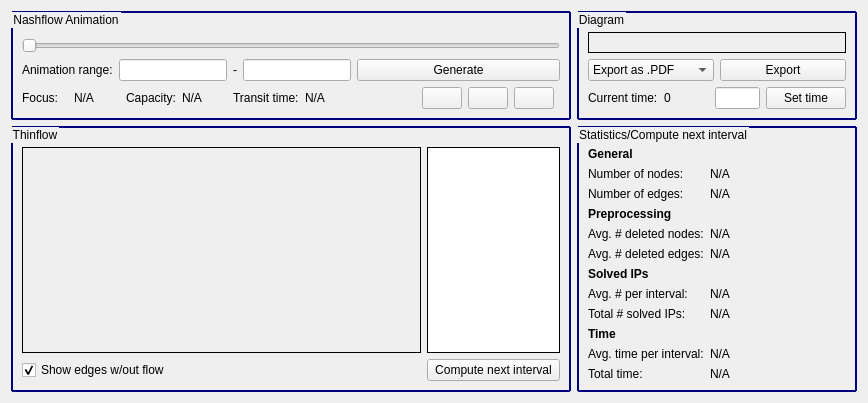
          <widget class="QWidget" name="tab_6">
           <attribute name="title">
            <string>Compute Nashflow</string>
           </attribute>
           <layout class="QGridLayout" name="gridLayout_12">
            <item row="0" column="0">
             <widget class="QGroupBox" name="groupBox_10">
              <property name="sizePolicy">
               <sizepolicy hsizetype="Preferred" vsizetype="Preferred">
                <horstretch>2</horstretch>
                <verstretch>4</verstretch>
               </sizepolicy>
              </property>
              <property name="styleSheet">
               <string notr="true">QGroupBox { 
     border: 2px solid rgb(0, 0, 127); 
     border-radius: 1px; 
 } </string>
              </property>
              <property name="title">
               <string>Nashflow Animation</string>
              </property>
              <layout class="QVBoxLayout" name="verticalLayout_9">
               <item>
                <spacer name="verticalSpacer_12">
                 <property name="orientation">
                  <enum>Qt::Vertical</enum>
                 </property>
                 <property name="sizeType">
                  <enum>QSizePolicy::Fixed</enum>
                 </property>
                 <property name="sizeHint" stdset="0">
                  <size>
                   <width>20</width>
                   <height>10</height>
                  </size>
                 </property>
                </spacer>
               </item>
               <item>
                <widget class="QFrame" name="plotAnimationFrame_spillback">
                 <property name="sizePolicy">
                  <sizepolicy hsizetype="Preferred" vsizetype="Preferred">
                   <horstretch>0</horstretch>
                   <verstretch>2</verstretch>
                  </sizepolicy>
                 </property>
                 <property name="frameShape">
                  <enum>QFrame::Box</enum>
                 </property>
                </widget>
               </item>
               <item>
                <widget class="QSlider" name="timeSlider_spillback">
                 <property name="orientation">
                  <enum>Qt::Horizontal</enum>
                 </property>
                </widget>
               </item>
               <item>
                <layout class="QGridLayout" name="gridLayout_13">
                 <item row="1" column="3">
                  <layout class="QHBoxLayout" name="horizontalLayout_6">
                   <item>
                    <spacer name="horizontalSpacer_2">
                     <property name="orientation">
                      <enum>Qt::Horizontal</enum>
                     </property>
                     <property name="sizeHint" stdset="0">
                      <size>
                       <width>40</width>
                       <height>20</height>
                      </size>
                     </property>
                    </spacer>
                   </item>
                   <item>
                    <widget class="QPushButton" name="playPushButton_spillback">
                     <property name="sizePolicy">
                      <sizepolicy hsizetype="Fixed" vsizetype="Fixed">
                       <horstretch>0</horstretch>
                       <verstretch>0</verstretch>
                      </sizepolicy>
                     </property>
                     <property name="text">
                      <string/>
                     </property>
                     <property name="icon">
                      <iconset>
                       <normaloff>:/playpausestop/play.png</normaloff>:/playpausestop/play.png</iconset>
                     </property>
                    </widget>
                   </item>
                   <item>
                    <widget class="QPushButton" name="pausePushButton_spillback">
                     <property name="sizePolicy">
                      <sizepolicy hsizetype="Fixed" vsizetype="Fixed">
                       <horstretch>0</horstretch>
                       <verstretch>0</verstretch>
                      </sizepolicy>
                     </property>
                     <property name="text">
                      <string/>
                     </property>
                     <property name="icon">
                      <iconset>
                       <normaloff>:/playpausestop/pause.png</normaloff>:/playpausestop/pause.png</iconset>
                     </property>
                    </widget>
                   </item>
                   <item>
                    <widget class="QPushButton" name="stopPushButton_spillback">
                     <property name="sizePolicy">
                      <sizepolicy hsizetype="Fixed" vsizetype="Fixed">
                       <horstretch>0</horstretch>
                       <verstretch>0</verstretch>
                      </sizepolicy>
                     </property>
                     <property name="text">
                      <string/>
                     </property>
                     <property name="icon">
                      <iconset>
                       <normaloff>:/playpausestop/stop.png</normaloff>:/playpausestop/stop.png</iconset>
                     </property>
                    </widget>
                   </item>
                  </layout>
                 </item>
                 <item row="1" column="0">
                  <layout class="QHBoxLayout" name="horizontalLayout_7">
                   <item>
                    <widget class="QLabel" name="label_45">
                     <property name="text">
                      <string>Focus:</string>
                     </property>
                    </widget>
                   </item>
                   <item>
                    <widget class="QLabel" name="currentFocusLabel_spillback">
                     <property name="text">
                      <string>N/A</string>
                     </property>
                    </widget>
                   </item>
                   <item>
                    <widget class="QLabel" name="label_46">
                     <property name="text">
                      <string>Capacity:</string>
                     </property>
                    </widget>
                   </item>
                   <item>
                    <widget class="QLabel" name="currentCapacityLabel_spillback">
                     <property name="text">
                      <string>N/A</string>
                     </property>
                    </widget>
                   </item>
                   <item>
                    <widget class="QLabel" name="label_47">
                     <property name="text">
                      <string>Transit time:</string>
                     </property>
                    </widget>
                   </item>
                   <item>
                    <widget class="QLabel" name="currentTransitTimeLabel_spillback">
                     <property name="text">
                      <string>N/A</string>
                     </property>
                    </widget>
                   </item>
                  </layout>
                 </item>
                 <item row="0" column="0">
                  <layout class="QHBoxLayout" name="horizontalLayout_8">
                   <item>
                    <widget class="QLabel" name="label_48">
                     <property name="text">
                      <string>Animation range:</string>
                     </property>
                    </widget>
                   </item>
                   <item>
                    <widget class="QLineEdit" name="animationStartLineEdit_spillback">
                     <property name="text">
                      <string/>
                     </property>
                    </widget>
                   </item>
                   <item>
                    <widget class="QLabel" name="label_49">
                     <property name="text">
                      <string>-</string>
                     </property>
                    </widget>
                   </item>
                   <item>
                    <widget class="QLineEdit" name="animationEndLineEdit_spillback">
                     <property name="text">
                      <string/>
                     </property>
                    </widget>
                   </item>
                  </layout>
                 </item>
                 <item row="0" column="3" colspan="2">
                  <widget class="QPushButton" name="generateAnimationPushButton_spillback">
                   <property name="text">
                    <string>Generate</string>
                   </property>
                  </widget>
                 </item>
                </layout>
               </item>
              </layout>
             </widget>
            </item>
            <item row="0" column="1">
             <widget class="QGroupBox" name="groupBox_11">
              <property name="sizePolicy">
               <sizepolicy hsizetype="Preferred" vsizetype="Preferred">
                <horstretch>1</horstretch>
                <verstretch>0</verstretch>
               </sizepolicy>
              </property>
              <property name="styleSheet">
               <string notr="true">QGroupBox { 
     border: 2px solid rgb(0, 0, 127); 
     border-radius: 1px; 
 } </string>
              </property>
              <property name="title">
               <string>Diagram</string>
              </property>
              <layout class="QVBoxLayout" name="verticalLayout_10">
               <item>
                <spacer name="verticalSpacer_13">
                 <property name="orientation">
                  <enum>Qt::Vertical</enum>
                 </property>
                 <property name="sizeType">
                  <enum>QSizePolicy::Fixed</enum>
                 </property>
                 <property name="sizeHint" stdset="0">
                  <size>
                   <width>20</width>
                   <height>10</height>
                  </size>
                 </property>
                </spacer>
               </item>
               <item>
                <widget class="QFrame" name="plotDiagramFrame_spillback">
                 <property name="sizePolicy">
                  <sizepolicy hsizetype="Preferred" vsizetype="Preferred">
                   <horstretch>0</horstretch>
                   <verstretch>1</verstretch>
                  </sizepolicy>
                 </property>
                 <property name="frameShape">
                  <enum>QFrame::Box</enum>
                 </property>
                </widget>
               </item>
               <item>
                <layout class="QHBoxLayout" name="horizontalLayout_9">
                 <item>
                  <widget class="QComboBox" name="exportComboBox_spillback">
                   <item>
                    <property name="text">
                     <string>Export as .PDF</string>
                    </property>
                   </item>
                   <item>
                    <property name="text">
                     <string>Export as .PGF</string>
                    </property>
                   </item>
                  </widget>
                 </item>
                 <item>
                  <widget class="QPushButton" name="exportDiagramPushButton_spillback">
                   <property name="text">
                    <string>Export</string>
                   </property>
                  </widget>
                 </item>
                </layout>
               </item>
               <item>
                <layout class="QHBoxLayout" name="horizontalLayout_10">
                 <item>
                  <widget class="QLabel" name="label_50">
                   <property name="text">
                    <string>Current time:</string>
                   </property>
                  </widget>
                 </item>
                 <item>
                  <widget class="QLabel" name="currentSliderTimeLabel_spillback">
                   <property name="sizePolicy">
                    <sizepolicy hsizetype="Preferred" vsizetype="Preferred">
                     <horstretch>1</horstretch>
                     <verstretch>0</verstretch>
                    </sizepolicy>
                   </property>
                   <property name="text">
                    <string>0</string>
                   </property>
                  </widget>
                 </item>
                 <item>
                  <widget class="QLineEdit" name="setTimeLineEdit_spillback">
                   <property name="sizePolicy">
                    <sizepolicy hsizetype="Preferred" vsizetype="Preferred">
                     <horstretch>1</horstretch>
                     <verstretch>0</verstretch>
                    </sizepolicy>
                   </property>
                   <property name="text">
                    <string/>
                   </property>
                  </widget>
                 </item>
                 <item>
                  <widget class="QPushButton" name="setTimePushButton_spillback">
                   <property name="sizePolicy">
                    <sizepolicy hsizetype="Preferred" vsizetype="Preferred">
                     <horstretch>0</horstretch>
                     <verstretch>0</verstretch>
                    </sizepolicy>
                   </property>
                   <property name="text">
                    <string>Set time</string>
                   </property>
                  </widget>
                 </item>
                </layout>
               </item>
              </layout>
             </widget>
            </item>
            <item row="1" column="0">
             <widget class="QGroupBox" name="groupBox_12">
              <property name="sizePolicy">
               <sizepolicy hsizetype="Preferred" vsizetype="Preferred">
                <horstretch>1</horstretch>
                <verstretch>3</verstretch>
               </sizepolicy>
              </property>
              <property name="styleSheet">
               <string notr="true">QGroupBox { 
     border: 2px solid rgb(0, 0, 127); 
     border-radius: 1px; 
 } </string>
              </property>
              <property name="title">
               <string>Thinflow</string>
              </property>
              <layout class="QGridLayout" name="gridLayout_14">
               <item row="0" column="0">
                <spacer name="verticalSpacer_14">
                 <property name="orientation">
                  <enum>Qt::Vertical</enum>
                 </property>
                 <property name="sizeType">
                  <enum>QSizePolicy::Fixed</enum>
                 </property>
                 <property name="sizeHint" stdset="0">
                  <size>
                   <width>20</width>
                   <height>10</height>
                  </size>
                 </property>
                </spacer>
               </item>
               <item row="1" column="0" rowspan="2">
                <widget class="QFrame" name="plotNTFFrame_spillback">
                 <property name="sizePolicy">
                  <sizepolicy hsizetype="Preferred" vsizetype="Preferred">
                   <horstretch>3</horstretch>
                   <verstretch>0</verstretch>
                  </sizepolicy>
                 </property>
                 <property name="frameShape">
                  <enum>QFrame::Box</enum>
                 </property>
                </widget>
               </item>
               <item row="3" column="0">
                <widget class="QCheckBox" name="showEdgesWithoutFlowCheckBox_spillback">
                 <property name="text">
                  <string>Show edges w/out flow</string>
                 </property>
                 <property name="checked">
                  <bool>true</bool>
                 </property>
                </widget>
               </item>
               <item row="1" column="1" rowspan="2">
                <widget class="QListWidget" name="intervalsListWidget_spillback">
                 <property name="sizePolicy">
                  <sizepolicy hsizetype="Expanding" vsizetype="Expanding">
                   <horstretch>1</horstretch>
                   <verstretch>0</verstretch>
                  </sizepolicy>
                 </property>
                 <property name="frameShape">
                  <enum>QFrame::Box</enum>
                 </property>
                 <property name="frameShadow">
                  <enum>QFrame::Plain</enum>
                 </property>
                 <property name="selectionMode">
                  <enum>QAbstractItemView::NoSelection</enum>
                 </property>
                </widget>
               </item>
               <item row="3" column="1">
                <widget class="QPushButton" name="computeIntervalPushButton_spillback">
                 <property name="sizePolicy">
                  <sizepolicy hsizetype="Preferred" vsizetype="Preferred">
                   <horstretch>0</horstretch>
                   <verstretch>0</verstretch>
                  </sizepolicy>
                 </property>
                 <property name="text">
                  <string>Compute next interval</string>
                 </property>
                 <property name="autoDefault">
                  <bool>false</bool>
                 </property>
                 <property name="default">
                  <bool>false</bool>
                 </property>
                 <property name="flat">
                  <bool>false</bool>
                 </property>
                </widget>
               </item>
              </layout>
             </widget>
            </item>
            <item row="1" column="1">
             <widget class="QGroupBox" name="groupBox_13">
              <property name="styleSheet">
               <string notr="true">QGroupBox { 
     border: 2px solid rgb(0, 0, 127); 
     border-radius: 1px; 
 } </string>
              </property>
              <property name="title">
               <string>Statistics/Compute next interval</string>
              </property>
              <layout class="QVBoxLayout" name="verticalLayout_11">
               <item>
                <spacer name="verticalSpacer_15">
                 <property name="orientation">
                  <enum>Qt::Vertical</enum>
                 </property>
                 <property name="sizeType">
                  <enum>QSizePolicy::Fixed</enum>
                 </property>
                 <property name="sizeHint" stdset="0">
                  <size>
                   <width>20</width>
                   <height>10</height>
                  </size>
                 </property>
                </spacer>
               </item>
               <item>
                <layout class="QFormLayout" name="formLayout_8">
                 <item row="0" column="0">
                  <widget class="QLabel" name="label_51">
                   <property name="font">
                    <font>
                     <weight>75</weight>
                     <bold>true</bold>
                    </font>
                   </property>
                   <property name="text">
                    <string>General</string>
                   </property>
                  </widget>
                 </item>
                 <item row="1" column="0">
                  <widget class="QLabel" name="label_52">
                   <property name="text">
                    <string>Number of nodes:</string>
                   </property>
                  </widget>
                 </item>
                 <item row="1" column="1">
                  <widget class="QLabel" name="statNumberOfNodesLabel_spillback">
                   <property name="text">
                    <string>N/A</string>
                   </property>
                  </widget>
                 </item>
                 <item row="2" column="0">
                  <widget class="QLabel" name="label_53">
                   <property name="text">
                    <string>Number of edges:</string>
                   </property>
                  </widget>
                 </item>
                 <item row="3" column="0">
                  <widget class="QLabel" name="label_54">
                   <property name="font">
                    <font>
                     <weight>75</weight>
                     <bold>true</bold>
                    </font>
                   </property>
                   <property name="text">
                    <string>Preprocessing</string>
                   </property>
                  </widget>
                 </item>
                 <item row="4" column="0">
                  <widget class="QLabel" name="label_55">
                   <property name="text">
                    <string>Avg. # deleted nodes:</string>
                   </property>
                  </widget>
                 </item>
                 <item row="5" column="0">
                  <widget class="QLabel" name="label_56">
                   <property name="text">
                    <string>Avg. # deleted edges:</string>
                   </property>
                  </widget>
                 </item>
                 <item row="6" column="0">
                  <widget class="QLabel" name="label_57">
                   <property name="font">
                    <font>
                     <weight>75</weight>
                     <bold>true</bold>
                    </font>
                   </property>
                   <property name="text">
                    <string>Solved IPs</string>
                   </property>
                  </widget>
                 </item>
                 <item row="7" column="0">
                  <widget class="QLabel" name="label_58">
                   <property name="text">
                    <string>Avg. # per interval:</string>
                   </property>
                  </widget>
                 </item>
                 <item row="8" column="0">
                  <widget class="QLabel" name="label_59">
                   <property name="text">
                    <string>Total # solved IPs:</string>
                   </property>
                  </widget>
                 </item>
                 <item row="9" column="0">
                  <widget class="QLabel" name="label_60">
                   <property name="font">
                    <font>
                     <weight>75</weight>
                     <bold>true</bold>
                    </font>
                   </property>
                   <property name="text">
                    <string>Time</string>
                   </property>
                  </widget>
                 </item>
                 <item row="10" column="0">
                  <widget class="QLabel" name="label_61">
                   <property name="text">
                    <string>Avg. time per interval:</string>
                   </property>
                  </widget>
                 </item>
                 <item row="11" column="0">
                  <widget class="QLabel" name="label_62">
                   <property name="text">
                    <string>Total time:</string>
                   </property>
                  </widget>
                 </item>
                 <item row="2" column="1">
                  <widget class="QLabel" name="statNumberOfEdgesLabel_spillback">
                   <property name="text">
                    <string>N/A</string>
                   </property>
                  </widget>
                 </item>
                 <item row="4" column="1">
                  <widget class="QLabel" name="statAvgDeletedNodesLabel_spillback">
                   <property name="text">
                    <string>N/A</string>
                   </property>
                  </widget>
                 </item>
                 <item row="5" column="1">
                  <widget class="QLabel" name="statAvgDeletedEdgesLabel_spillback">
                   <property name="text">
                    <string>N/A</string>
                   </property>
                  </widget>
                 </item>
                 <item row="7" column="1">
                  <widget class="QLabel" name="statAvgSolvedIPsLabel_spillback">
                   <property name="text">
                    <string>N/A</string>
                   </property>
                  </widget>
                 </item>
                 <item row="8" column="1">
                  <widget class="QLabel" name="statTotalSolvedIPsLabel_spillback">
                   <property name="text">
                    <string>N/A</string>
                   </property>
                  </widget>
                 </item>
                 <item row="10" column="1">
                  <widget class="QLabel" name="statAvgTimeLabel_spillback">
                   <property name="text">
                    <string>N/A</string>
                   </property>
                  </widget>
                 </item>
                 <item row="11" column="1">
                  <widget class="QLabel" name="statTotalTimeLabel_spillback">
                   <property name="text">
                    <string>N/A</string>
                   </property>
                  </widget>
                 </item>
                </layout>
               </item>
              </layout>
             </widget>
            </item>
           </layout>
          </widget>
